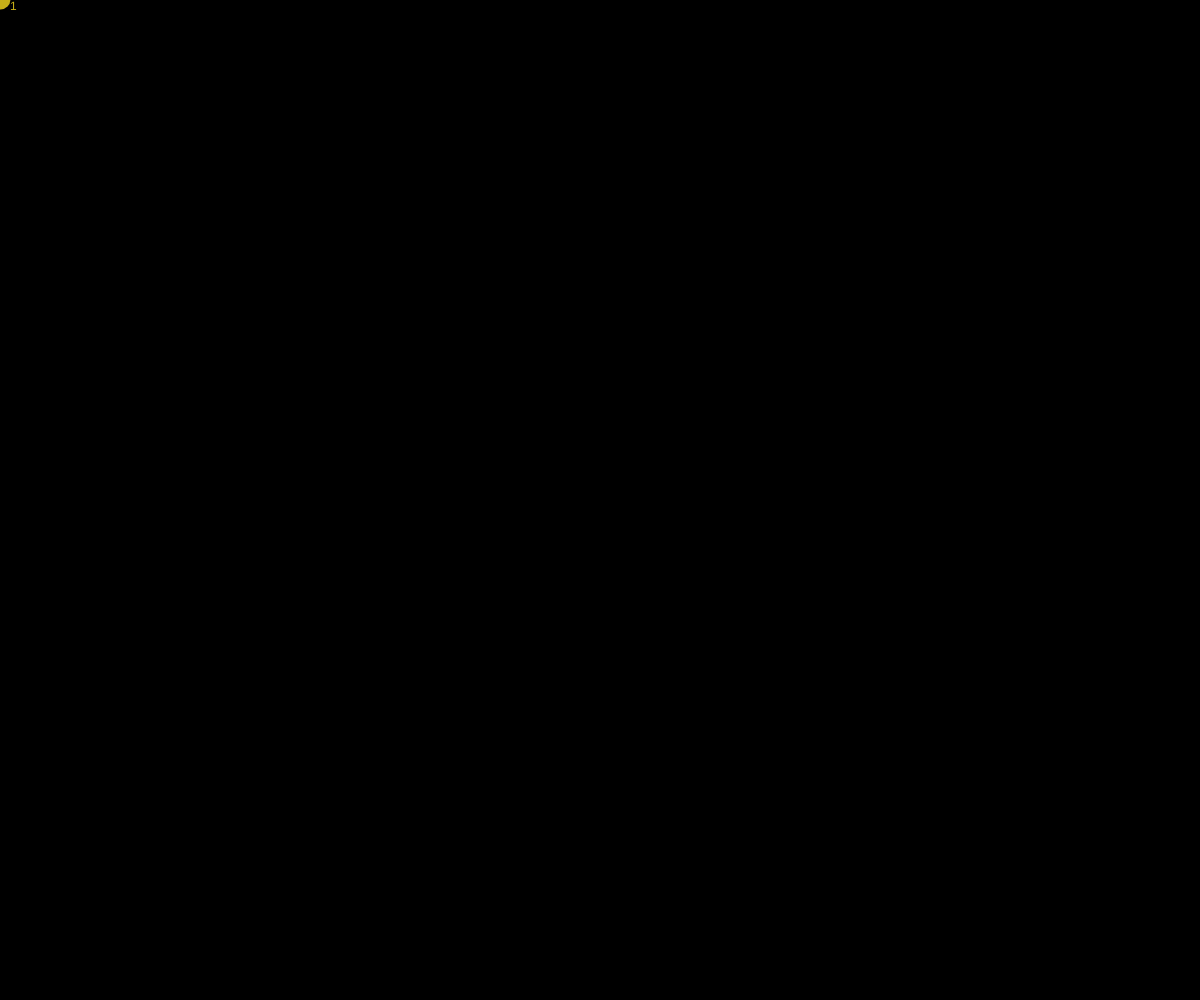
Frame 1 (no input)
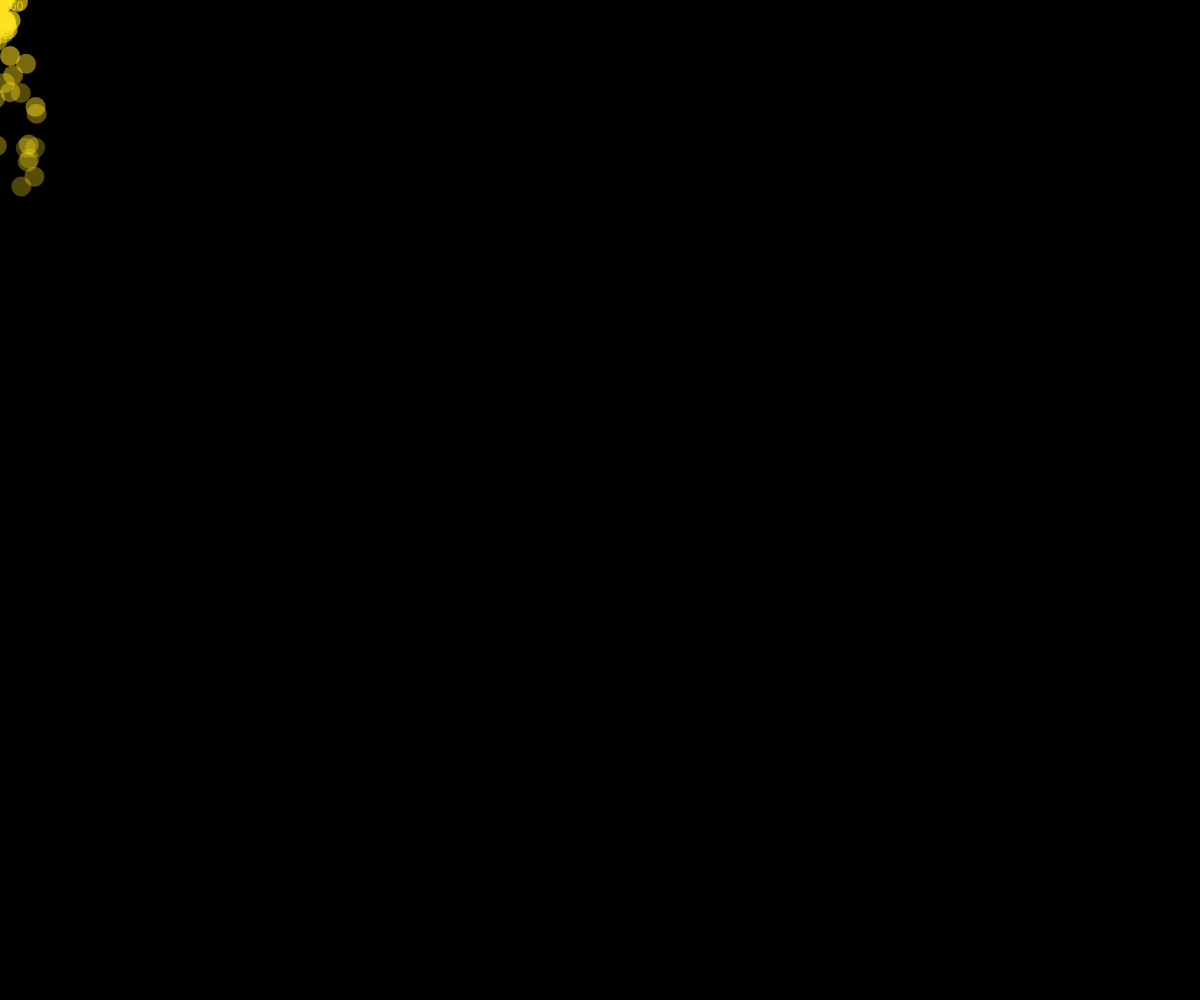
Frame 60 (no input)
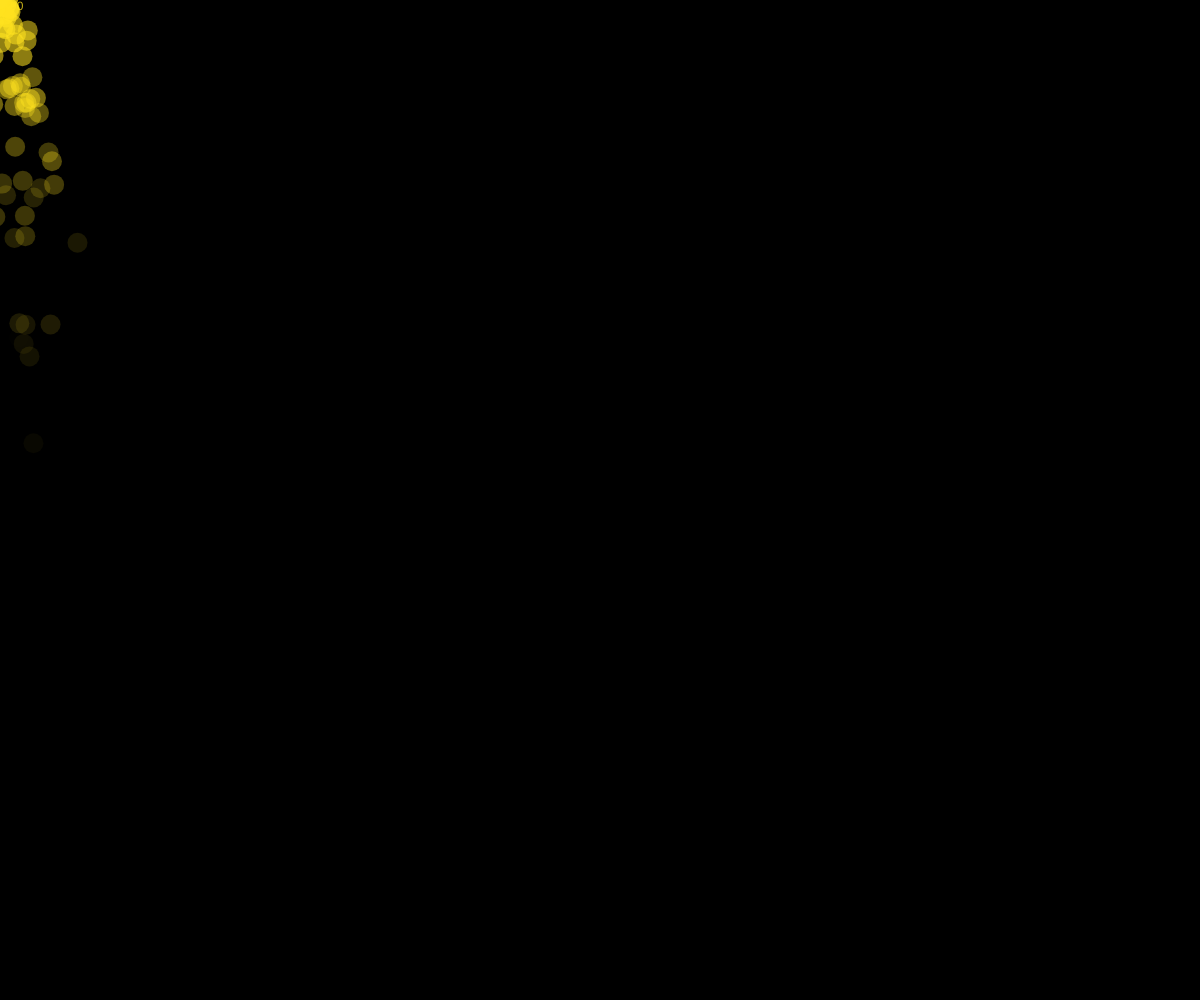
Frame 120 (the mouse pressed at the canvas centre since frame 60)

The p5.js sketch that drew these frames (run headless with seeded random() and noise() and a simulated clock; from frame 60 on, the mouse is pressed at the canvas centre):

// p5.js sketch
// ── sketch.js
/* For Monday; Create a Particle Emitter class and array */


var particle;
var ps = [];
var loc;
var vel;


function setup() {
    createCanvas( windowWidth, windowHeight );

    loc = createVector( mouseX,mouseY );
    vel = createVector( 0, 0 );

}


function draw() {
    background( 0 );

    // var acc = createVector( 0.001, -0.01 );
    // vel.add(acc);
    // loc.add(vel);

    var pvel = createVector( random(-1, 1), random(-1, 1) );
    pvel.add(vel);

    ps.push( new Particle( loc, pvel ) );

    for (var i = 0; i < ps.length; i++) {
        var dead;
        dead = ps[i].frame();
        if( dead ) {
            ps.splice(i, 1);
        }
    }
    text( ps.length, 10, 10 );
}

// ── particle.js
function Particle( loc, vel ) {
    this.loc = loc.copy();
    this.vel = vel.copy();
    this.speedLimit = 100;
    this.acc = createVector( 0, 0.1 );
    this.size = 20;
    // in seconds
    this.lifespan = 1.5;


    // initial calc
    this.lifespan = frameRate() * this.lifespan;
    this.timeAlive = this.lifespan;
}

/**
 * calls all other function for this particle obj
 *
 */
Particle.prototype.frame = function(){
    this.update();
    this.display();
    return this.isDead();
};


/**
 * display the particle
 *
 */
Particle.prototype.display = function(){

    var alp = map(this.timeAlive, 0, this.lifespan, 0, 200 );

    noStroke();
    fill( 255, 226, 31, alp );

    ellipse( this.loc.x, this.loc.y, this.size );
};


/**
 * update the particle pos and data
 *
 */
Particle.prototype.update = function(){

    this.vel.add(this.acc);
    this.vel.limit(this.speedLimit);
    this.loc.add(this.vel);

    this.timeAlive--;
};

Particle.prototype.isDead = function(){
    if (this.timeAlive < 0) {
        return true;
    } else {
        return false;
    }
};
